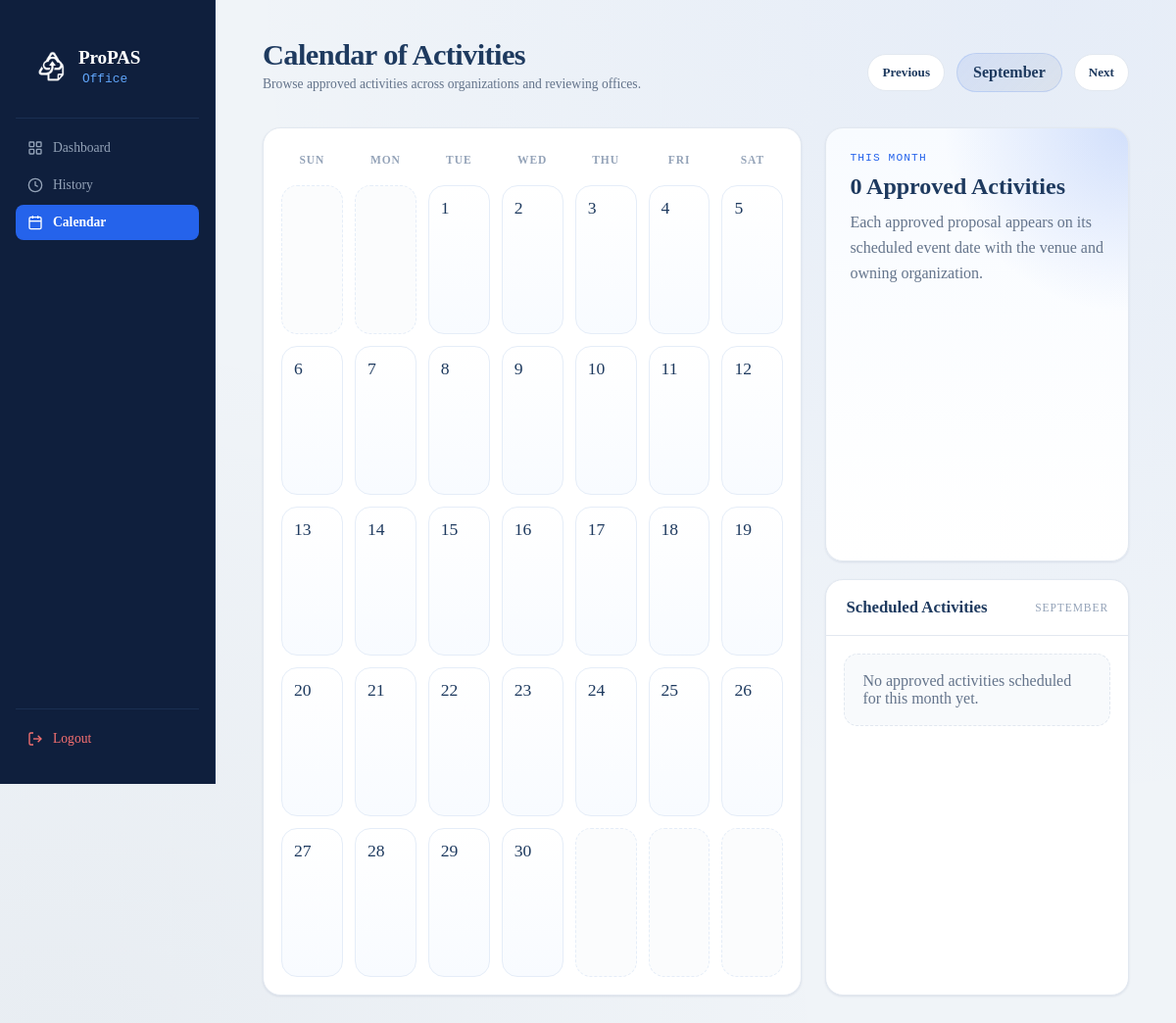
The page /office-calendar?year=2026&month=9 (signed in) on the database as committed earlier.
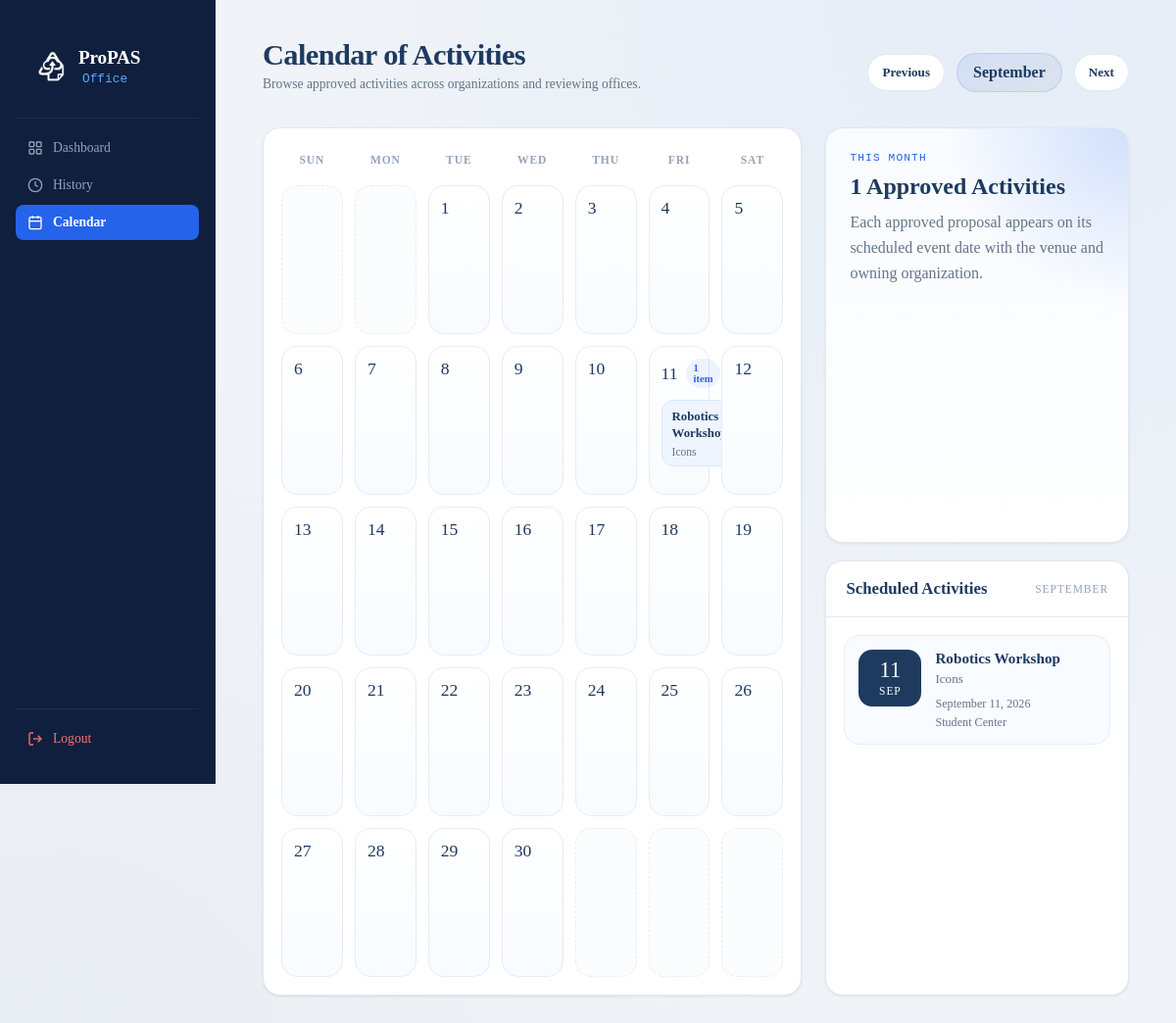
The same page on the database as committed later.
### models.py (models this page shows)
class Proposal(db.Model):
    __tablename__ = 'proposals'
    id = db.Column(db.Integer, primary_key=True)
    title = db.Column(db.String(200), nullable=False)
    status = db.Column(db.String(20), default='PENDING')
    version_number = db.Column(db.Integer, default=1)
    file_path = db.Column(db.String(300))
    proposal_data = db.Column(db.JSON)
    current_step_id = db.Column(db.Integer, db.ForeignKey('approval_steps.id'))
    creator_id = db.Column(db.Integer, db.ForeignKey('accounts.id'))
    created_at = db.Column(db.DateTime, default=datetime.utcnow)

class User(UserMixin, db.Model):
    __tablename__ = 'accounts'
    id = db.Column(db.Integer, primary_key=True)
    username = db.Column(db.String(80), unique=True, nullable=False)
    password_hash = db.Column(db.String(256))
    account_type = db.Column(db.String(20))  # 'Org', 'Office', or 'Admin'
    profile_data = db.Column(MutableDict.as_mutable(db.JSON), default=dict)
    proposals = db.relationship('Proposal', backref='creator', lazy=True)

### routes/office.py (the view)
@office_bp.route('/office-calendar')
@login_required
def calendar_view():
    if current_user.account_type != 'Office':
        abort(403)
    today = date.today()
    year = request.args.get('year', type=int) or today.year
    month = request.args.get('month', type=int) or today.month
    if month < 1 or month > 12:
        month = today.month
    if year < 2000 or year > 2100:
        year = today.year
    events = _approved_calendar_events()
    calendar_context = _calendar_month_context(events, year, month)
    return render_template(
        'calendar.html',
        page_title='Calendar of Activities',
        page_subtitle='Browse approved activities across organizations and reviewing offices.',
        account_sub='Office',
        dashboard_endpoint='office.review',
        history_endpoint='office.master_history',
        calendar_endpoint='office.calendar_view',
        review_endpoint='office.review',
        **calendar_context,
    )

### app.py (called while the page is built)
@login_manager.user_loader
def load_user(user_id):
    from models import User
    return db.session.get(User, int(user_id))

### routes/office.py (called while the page is built)
def _approved_calendar_events():
    events = []
    proposals = Proposal.query.filter_by(status='APPROVED').order_by(Proposal.created_at.desc()).all()
    for proposal in proposals:
        proposal_data = normalize_proposal_data(proposal.proposal_data)
        event_date = parse_event_date(proposal_data.get('event_date'))
        if not event_date:
            continue
        events.append({
            'proposal_id': proposal.id,
            'title': proposal.title,
            'org_name': proposal.creator.username if proposal.creator else 'Unknown organization',
            'event_date': event_date,
            'date_label': event_date.strftime('%B %d, %Y'),
            'venue': get_proposal_venue(proposal_data),
        })
    return sorted(events, key=lambda item: (item['event_date'], item['title'].lower()))

### utils.py (called while the page is built, shortened)
def normalize_proposal_data(proposal_data):
    if isinstance(proposal_data, dict):
        return proposal_data

def build_month_matrix(year, month):
    return calendar.Calendar(firstweekday=6).monthdayscalendar(year, month)

### templates/calendar.html (shortened to what the changed rows need)
<!DOCTYPE html>
<html lang="en">
<head>
  <link rel="stylesheet" href="{{ url_for('static', filename='css/org_home.css') }}" />
  <link rel="stylesheet" href="{{ url_for('static', filename='css/calendar.css') }}" />
</head>
<body>
<div class="layout">
  <main class="main">
    <div class="topbar">
      <div>
        <h1 class="topbar-title">{{ page_title }}</h1>
      </div>
    </div>
    <div class="calendar-layout">
      <section class="calendar-card">
        <div class="calendar-grid">
          {% for week in month_matrix %}
            {% for day in week %}
            {% set day_events = events_by_day.get(day, []) if day else [] %}
            <article class="calendar-day {% if not day %}calendar-day--empty{% endif %} {% if day and today.year == year and today.month == month and today.day == day %}calendar-day--today{% endif %}">
              {% if day %}
              <div class="calendar-day__top">
                <span class="calendar-day__number">{{ day }}</span>
                {% if day_events %}
                <span class="calendar-day__count">{{ day_events|length }} item{{ '' if day_events|length == 1 else 's' }}</span>
                {% endif %}
              </div>
              <div class="calendar-day__events">
                {% for event in day_events[:3] %}
                <div class="calendar-mini-event">
                  <strong>{{ event.title }}</strong>
                  <span>{{ event.org_name }}</span>
                </div>
                {% endfor %}
              </div>
              {% endif %}
            </article>
            {% endfor %}
          {% endfor %}
        </div>
      </section>
      <aside class="calendar-side">
        <section class="calendar-summary">
          <p class="calendar-summary__eyebrow">This Month</p>
          <h2 class="calendar-summary__title">{{ monthly_events|length }} Approved Activities</h2>
          <p class="calendar-summary__text">Each approved proposal appears on its scheduled event date with the venue and owning organization.</p>
        </section>
        <section class="calendar-events-card">
          <div class="calendar-events-list">
            {% for event in monthly_events %}
            <article class="calendar-event-item">
              <div class="calendar-event-item__date">
                <span class="calendar-event-item__day">{{ event.event_date.strftime('%d') }}</span>
                <span class="calendar-event-item__month">{{ event.event_date.strftime('%b') }}</span>
              </div>
              <div class="calendar-event-item__body">
                <h4>{{ event.title }}</h4>
                <p>{{ event.org_name }}</p>
                <div class="calendar-event-item__meta">
                  <span>{{ event.date_label }}</span>
                  <span>{{ event.venue }}</span>
                </div>
              </div>
            </article>
            {% else %}
            <p class="calendar-empty">No approved activities scheduled for this month yet.</p>
            {% endfor %}
          </div>
        </section>
      </aside>
    </div>
  </main>
</div>
</body>
</html>

Rows that differ between the two databases and show on the page:
now on this page (row edited): Proposal: title "Robotics Workshop", title "Robotics Workshop"
now on this page (row unchanged): User: org_name "Icons", org_name "Icons"
Other text that changed with them:
{{ monthly_events|length }}: "0" → "1"
list line gone: "11"
new list line: "11 1 item"
new list line: "11 SEP September 11, 2026 Student Center"
text no longer shown: "No approved activities scheduled for this month yet."
